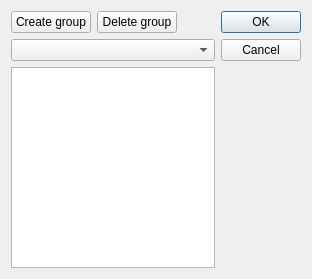
<?xml version="1.0" encoding="UTF-8"?>
<ui version="4.0">
 <class>CUniqueGroupDialog</class>
 <widget class="QWidget" name="CUniqueGroupDialog">
  <property name="windowModality">
   <enum>Qt::ApplicationModal</enum>
  </property>
  <property name="geometry">
   <rect>
    <x>0</x>
    <y>0</y>
    <width>312</width>
    <height>279</height>
   </rect>
  </property>
  <property name="windowTitle">
   <string>Unique Groups</string>
  </property>
  <property name="locale">
   <locale language="English" country="UnitedStates"/>
  </property>
  <layout class="QGridLayout" name="gridLayout">
   <item row="0" column="0">
    <widget class="QPushButton" name="pushCreate">
     <property name="text">
      <string>Create group</string>
     </property>
    </widget>
   </item>
   <item row="0" column="1">
    <widget class="QPushButton" name="pushDelete">
     <property name="text">
      <string>Delete group</string>
     </property>
    </widget>
   </item>
   <item row="0" column="2">
    <spacer name="horizontalSpacer">
     <property name="orientation">
      <enum>Qt::Horizontal</enum>
     </property>
     <property name="sizeHint" stdset="0">
      <size>
       <width>34</width>
       <height>20</height>
      </size>
     </property>
    </spacer>
   </item>
   <item row="0" column="3" rowspan="3">
    <widget class="QDialogButtonBox" name="buttonBox">
     <property name="locale">
      <locale language="English" country="UnitedStates"/>
     </property>
     <property name="orientation">
      <enum>Qt::Vertical</enum>
     </property>
     <property name="standardButtons">
      <set>QDialogButtonBox::Cancel|QDialogButtonBox::Ok</set>
     </property>
    </widget>
   </item>
   <item row="1" column="0" colspan="3">
    <widget class="QComboBox" name="comboBox">
     <property name="editable">
      <bool>false</bool>
     </property>
     <property name="insertPolicy">
      <enum>QComboBox::InsertAtCurrent</enum>
     </property>
    </widget>
   </item>
   <item row="2" column="0" colspan="3">
    <widget class="QListWidget" name="listWidget"/>
   </item>
  </layout>
 </widget>
 <resources/>
 <connections/>
</ui>
